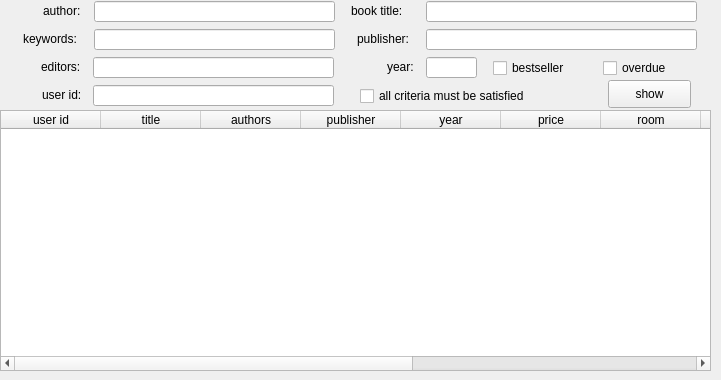
         <widget class="QWidget" name="page">
          <property name="geometry">
           <rect>
            <x>0</x>
            <y>0</y>
            <width>721</width>
            <height>380</height>
           </rect>
          </property>
          <attribute name="label">
           <string>books</string>
          </attribute>
          <widget class="QLabel" name="label_34">
           <property name="geometry">
            <rect>
             <x>351</x>
             <y>1</y>
             <width>71</width>
             <height>20</height>
            </rect>
           </property>
           <property name="text">
            <string>book title:</string>
           </property>
          </widget>
          <widget class="QLineEdit" name="line_year_checked_out_books">
           <property name="geometry">
            <rect>
             <x>426</x>
             <y>57</y>
             <width>51</width>
             <height>21</height>
            </rect>
           </property>
           <property name="inputMask">
            <string>9999</string>
           </property>
           <property name="text">
            <string/>
           </property>
          </widget>
          <widget class="QLabel" name="label_35">
           <property name="geometry">
            <rect>
             <x>43</x>
             <y>1</y>
             <width>51</width>
             <height>20</height>
            </rect>
           </property>
           <property name="text">
            <string>author:</string>
           </property>
          </widget>
          <widget class="QLineEdit" name="line_editors_checked_out_books">
           <property name="geometry">
            <rect>
             <x>93</x>
             <y>57</y>
             <width>241</width>
             <height>21</height>
            </rect>
           </property>
          </widget>
          <widget class="QCheckBox" name="checkbox_overdue_checked_out_books">
           <property name="geometry">
            <rect>
             <x>603</x>
             <y>55</y>
             <width>81</width>
             <height>26</height>
            </rect>
           </property>
           <property name="text">
            <string>overdue</string>
           </property>
          </widget>
          <widget class="QLabel" name="label_36">
           <property name="geometry">
            <rect>
             <x>41</x>
             <y>57</y>
             <width>51</width>
             <height>20</height>
            </rect>
           </property>
           <property name="text">
            <string>editors:</string>
           </property>
          </widget>
          <widget class="QLineEdit" name="line_title_checked_out_books">
           <property name="geometry">
            <rect>
             <x>426</x>
             <y>1</y>
             <width>271</width>
             <height>21</height>
            </rect>
           </property>
          </widget>
          <widget class="QCheckBox" name="checkbox_criteria_checked_out_books">
           <property name="geometry">
            <rect>
             <x>360</x>
             <y>83</y>
             <width>201</width>
             <height>26</height>
            </rect>
           </property>
           <property name="text">
            <string>all criteria must be satisfied</string>
           </property>
          </widget>
          <widget class="QLineEdit" name="line_publisher_checked_out_books">
           <property name="geometry">
            <rect>
             <x>426</x>
             <y>29</y>
             <width>271</width>
             <height>21</height>
            </rect>
           </property>
          </widget>
          <widget class="QLineEdit" name="line_authors_checked_out_books">
           <property name="geometry">
            <rect>
             <x>94</x>
             <y>1</y>
             <width>241</width>
             <height>21</height>
            </rect>
           </property>
          </widget>
          <widget class="QLabel" name="label_37">
           <property name="geometry">
            <rect>
             <x>357</x>
             <y>29</y>
             <width>61</width>
             <height>20</height>
            </rect>
           </property>
           <property name="text">
            <string>publisher:</string>
           </property>
          </widget>
          <widget class="QLineEdit" name="line_keywords_checked_out_books">
           <property name="geometry">
            <rect>
             <x>94</x>
             <y>29</y>
             <width>241</width>
             <height>21</height>
            </rect>
           </property>
          </widget>
          <widget class="QLabel" name="label_38">
           <property name="geometry">
            <rect>
             <x>23</x>
             <y>29</y>
             <width>71</width>
             <height>20</height>
            </rect>
           </property>
           <property name="text">
            <string>keywords:</string>
           </property>
          </widget>
          <widget class="QLabel" name="label_39">
           <property name="geometry">
            <rect>
             <x>387</x>
             <y>57</y>
             <width>31</width>
             <height>20</height>
            </rect>
           </property>
           <property name="text">
            <string>year:</string>
           </property>
          </widget>
          <widget class="QCheckBox" name="checkbox_bestseller_checked_out_books">
           <property name="geometry">
            <rect>
             <x>493</x>
             <y>55</y>
             <width>89</width>
             <height>26</height>
            </rect>
           </property>
           <property name="text">
            <string>bestseller</string>
           </property>
          </widget>
          <widget class="QLineEdit" name="line_user_id_checked_out_books">
           <property name="geometry">
            <rect>
             <x>93</x>
             <y>85</y>
             <width>241</width>
             <height>21</height>
            </rect>
           </property>
          </widget>
          <widget class="QLabel" name="label_40">
           <property name="geometry">
            <rect>
             <x>42</x>
             <y>85</y>
             <width>51</width>
             <height>20</height>
            </rect>
           </property>
           <property name="text">
            <string>user id:</string>
           </property>
          </widget>
          <widget class="QPushButton" name="button_show_checked_out_books">
           <property name="geometry">
            <rect>
             <x>608</x>
             <y>80</y>
             <width>83</width>
             <height>28</height>
            </rect>
           </property>
           <property name="text">
            <string>show</string>
           </property>
          </widget>
          <widget class="QTableWidget" name="table_checked_out_books">
           <property name="geometry">
            <rect>
             <x>0</x>
             <y>110</y>
             <width>711</width>
             <height>261</height>
            </rect>
           </property>
           <property name="sizePolicy">
            <sizepolicy hsizetype="Expanding" vsizetype="Expanding">
             <horstretch>0</horstretch>
             <verstretch>0</verstretch>
            </sizepolicy>
           </property>
           <property name="sizeAdjustPolicy">
            <enum>QAbstractScrollArea::AdjustIgnored</enum>
           </property>
           <attribute name="horizontalHeaderCascadingSectionResizes">
            <bool>false</bool>
           </attribute>
           <attribute name="horizontalHeaderStretchLastSection">
            <bool>false</bool>
           </attribute>
           <attribute name="verticalHeaderCascadingSectionResizes">
            <bool>false</bool>
           </attribute>
           <attribute name="verticalHeaderStretchLastSection">
            <bool>false</bool>
           </attribute>
           <column>
            <property name="text">
             <string>user id</string>
            </property>
           </column>
           <column>
            <property name="text">
             <string>title</string>
            </property>
           </column>
           <column>
            <property name="text">
             <string>authors</string>
            </property>
           </column>
           <column>
            <property name="text">
             <string>publisher</string>
            </property>
           </column>
           <column>
            <property name="text">
             <string>year</string>
            </property>
           </column>
           <column>
            <property name="text">
             <string>price</string>
            </property>
           </column>
           <column>
            <property name="text">
             <string>room</string>
            </property>
           </column>
           <column>
            <property name="text">
             <string>level</string>
            </property>
           </column>
           <column>
            <property name="text">
             <string>bestseller</string>
            </property>
           </column>
           <column>
            <property name="text">
             <string>date checked out</string>
            </property>
           </column>
           <column>
            <property name="text">
             <string>date to return</string>
            </property>
           </column>
           <column>
            <property name="text">
             <string>fine</string>
            </property>
           </column>
          </widget>
         </widget>
